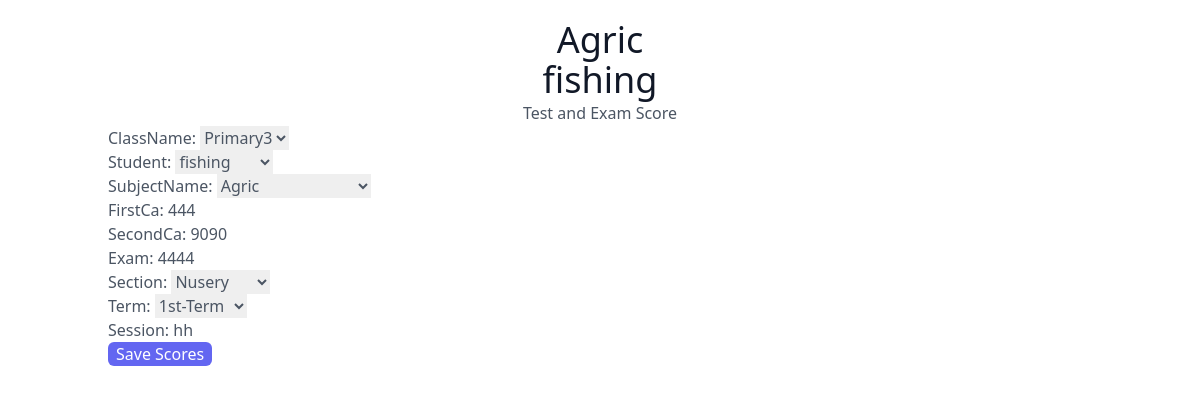
/assessmentScores/29/, run on an earlier commit of the app's database.
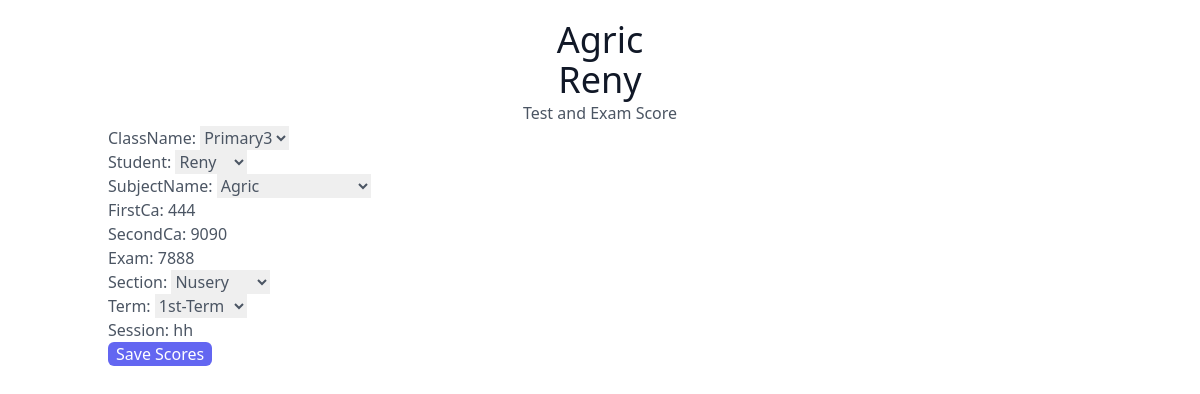
And on a later commit of the database.
### result/models.py (models this page shows, shortened)
class assessment(models.Model):
    className = models.ForeignKey(all_class, on_delete=models.SET_NULL, null=True)
    student = models.ForeignKey(students, on_delete=models.SET_NULL, null=True)
    subjectName = models.ForeignKey(allsubject, on_delete=models.SET_NULL, null=True)
    firstCa = models.IntegerField(default=0)
    secondCa = models.IntegerField(default=0)
    exam = models.IntegerField(default=0)
    section = models.CharField(max_length=100, choices=section_choices)
    term = models.CharField(max_length=100 , choices=term_choices)
    session = models.CharField(max_length=1000)
    date = models.DateTimeField(auto_now_add=True)
    class Meta:
        ordering = ['className']

class students(models.Model):
    user = models.ForeignKey(User, on_delete=models.SET_NULL, null=True)
    className = models.ForeignKey(all_class, related_name = 'studentclass', on_delete=models.SET_NULL, null=True)
    fullname = models.CharField(max_length=100)
    date = models.DateTimeField(auto_now_add=True)
    def __str__(self):
        return self.fullname
    class Meta:
        ordering = ['fullname']

class allsubject(models.Model):
    user = models.ForeignKey(User, on_delete=models.SET_NULL, null=True)
    className = models.ForeignKey(all_class, related_name="subjectclass", on_delete=models.SET_NULL, null=True)
    subjectName = models.CharField(max_length=100)
    date = models.DateField(auto_now_add=True)
    def __str__(self):
        return self.subjectName
    class Meta:
        ordering = ['subjectName']

### result/views.py (the view)
# urls.py: path('assessmentScores/<int:pk>/', assessmentEntry.as_view(), name='assessmentScores'),
class assessmentEntry(UpdateView):
    model = assessment
    fields = '__all__'
    Form_class = AssessmentForm
    template_name = 'result/assessmentScore.html'
    success_url = reverse_lazy('result:index')

### result/models.py (called while the page is built)
    def __str__(self):
        return self.className

### result/templates/result/assessmentScore.html (shortened to what this page needs)
<script src="https://cdn.tailwindcss.com"></script>
<link rel="stylesheet" href="https://cdn.tailgrids.com/tailgrids-fallback.css" />
<section class="text-gray-600 body-font">
   <div class="container px-5 py-5 mx-auto">
     <div class="flex flex-col text-center w-full">
       <h1 class="sm:text-4xl text-3xl font-medium title-font text-gray-900">
        {{assessment.subjectName}}
      </h1>
      <h1 class="sm:text-4xl text-3xl font-medium title-font text-gray-900">
        {{assessment.student}}
      </h1>
       <p class="lg:w-2/3 mx-auto leading-relaxed text-base">Test and Exam Score</p>
     </div>
     <div >
        <form method="POST">
            {{ form.as_p }}
            <button
              type="submit"
              class="px-2 text-white bg-indigo-500 rounded-md  focus:bg-indigo-600 focus:outline-none">
              Save Scores
            </button>
          </form>
       </div>
    </div>
  </section>

What changed in the data, as far as the page shows it:
changed assessment "Nusery": student "fishing" → "Reny"; exam "4444" → "7888"
